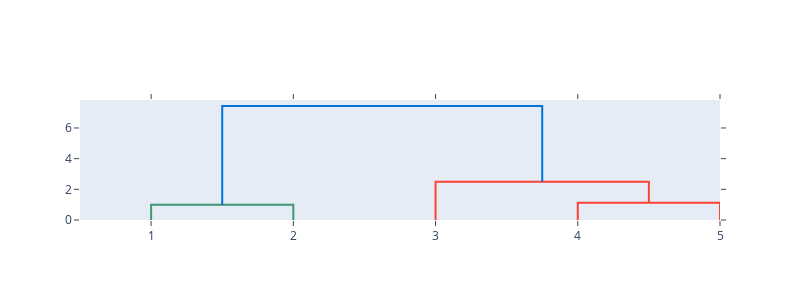

Write notebook code for a chart like this one.
### Code cell
X=np.array([[1,1],[2,1],[5,4],[6,5],[6.5,6]])
X=X.transpose()

cluster_comb=[]
X1=X
print(X)
while X1.shape!=(2,1):
  X1 = combine(X1)

  print('\nMean of clusters after every iteration: \n\n',X1)


print('\ncluster combination order: \n\n',cluster_comb)

## velidate from inbuilt Dendogram

import plotly.figure_factory as ff



lab=np.linspace(1,X.shape[1],X.shape[1])
fig = ff.create_dendrogram(X.T, labels=lab)
fig.update_layout(width=800, height=300)
fig.show()

### Figure 1 — Plotly figure (JSON) as saved in the notebook; plotly's stock layout.template omitted (floating-point values rounded to 4 significant figures)
{"data": [{"hoverinfo": "text", "marker": {"color": "rgb(61,153,112)"}, "mode": "lines", "type": "scatter", "x": [5, 5, 15, 15], "xaxis": "x", "y": [0, 1, 1, 0], "yaxis": "y"}, {"hoverinfo": "text", "marker": {"color": "rgb(255,65,54)"}, "mode": "lines", "type": "scatter", "x": [35, 35, 45, 45], "xaxis": "x", "y": [0, 1.118, 1.118, 0], "yaxis": "y"}, {"hoverinfo": "text", "marker": {"color": "rgb(255,65,54)"}, "mode": "lines", "type": "scatter", "x": [25, 25, 40, 40], "xaxis": "x", "y": [0, 2.5, 2.5, 1.118], "yaxis": "y"}, {"hoverinfo": "text", "marker": {"color": "rgb(0,116,217)"}, "mode": "lines", "type": "scatter", "x": [10, 10, 32.5, 32.5], "xaxis": "x", "y": [1, 7.433, 7.433, 2.5], "yaxis": "y"}], "layout": {"autosize": false, "height": 300, "hovermode": "closest", "showlegend": false, "width": 800, "xaxis": {"mirror": "allticks", "rangemode": "tozero", "showgrid": false, "showline": true, "showticklabels": true, "tickmode": "array", "ticks": "outside", "ticktext": [1, 2, 3, 4, 5], "tickvals": [5, 15, 25, 35, 45], "type": "linear", "zeroline": false}, "yaxis": {"mirror": "allticks", "rangemode": "tozero", "showgrid": false, "showline": true, "showticklabels": true, "ticks": "outside", "type": "linear", "zeroline": false}}}
